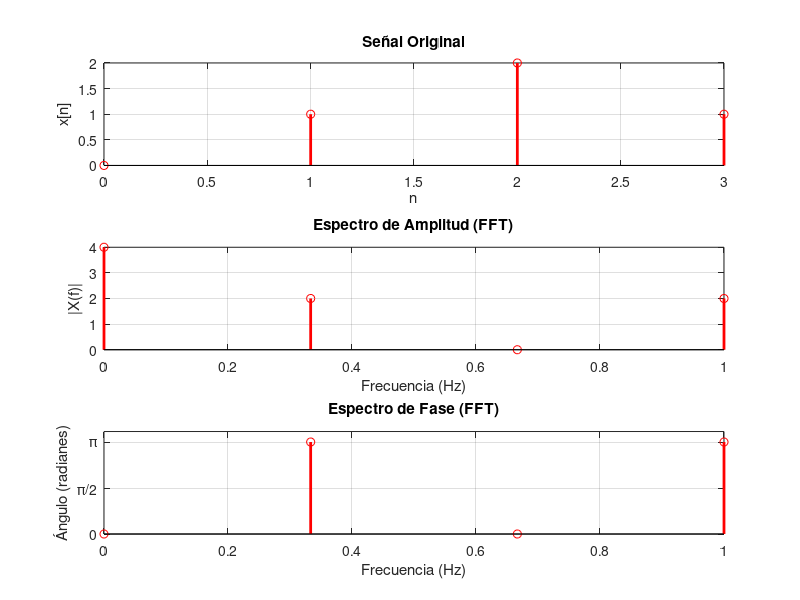

Recreate this plot in MATLAB.
close all
clear all

% Señal de entrada
x = [0, 1, 2, 1]
N = length(x);

% Cálculo de la FFT
X_fft = fft(x)

% Frecuencias correspondientes
frequencies = linspace(0, 1, N);

% Gráfico de la señal original
subplot(3,1,1);
stem(0:N-1, x, 'r', 'LineWidth', 2);
title('Señal Original');
xlabel('n');
ylabel('x[n]');
grid on;

% Gráfico del espectro de amplitud
subplot(3,1,2);
stem(frequencies, abs(X_fft), 'r', 'LineWidth', 2);
title('Espectro de Amplitud (FFT)');
xlabel('Frecuencia (Hz)');
ylabel('|X(f)|');
grid on;

% Gráfico del espectro de fase
subplot(3,1,3);
stem(frequencies, angle(X_fft), 'r', 'LineWidth', 2);
title('Espectro de Fase (FFT)');
xlabel('Frecuencia (Hz)');
ylabel('Ángulo (radianes)');
set(gca, 'YTick', [-pi, -pi/2, 0, pi/2, pi]);
set(gca, 'YTickLabel', {'-π', '-π/2', '0', 'π/2', 'π'});
grid on;

% Ajustar espacio entre subplots
subplot_adjust = get(gcf, 'Position');
subplot_adjust(4) = subplot_adjust(4) - 0.05;
set(gcf, 'Position', subplot_adjust);
